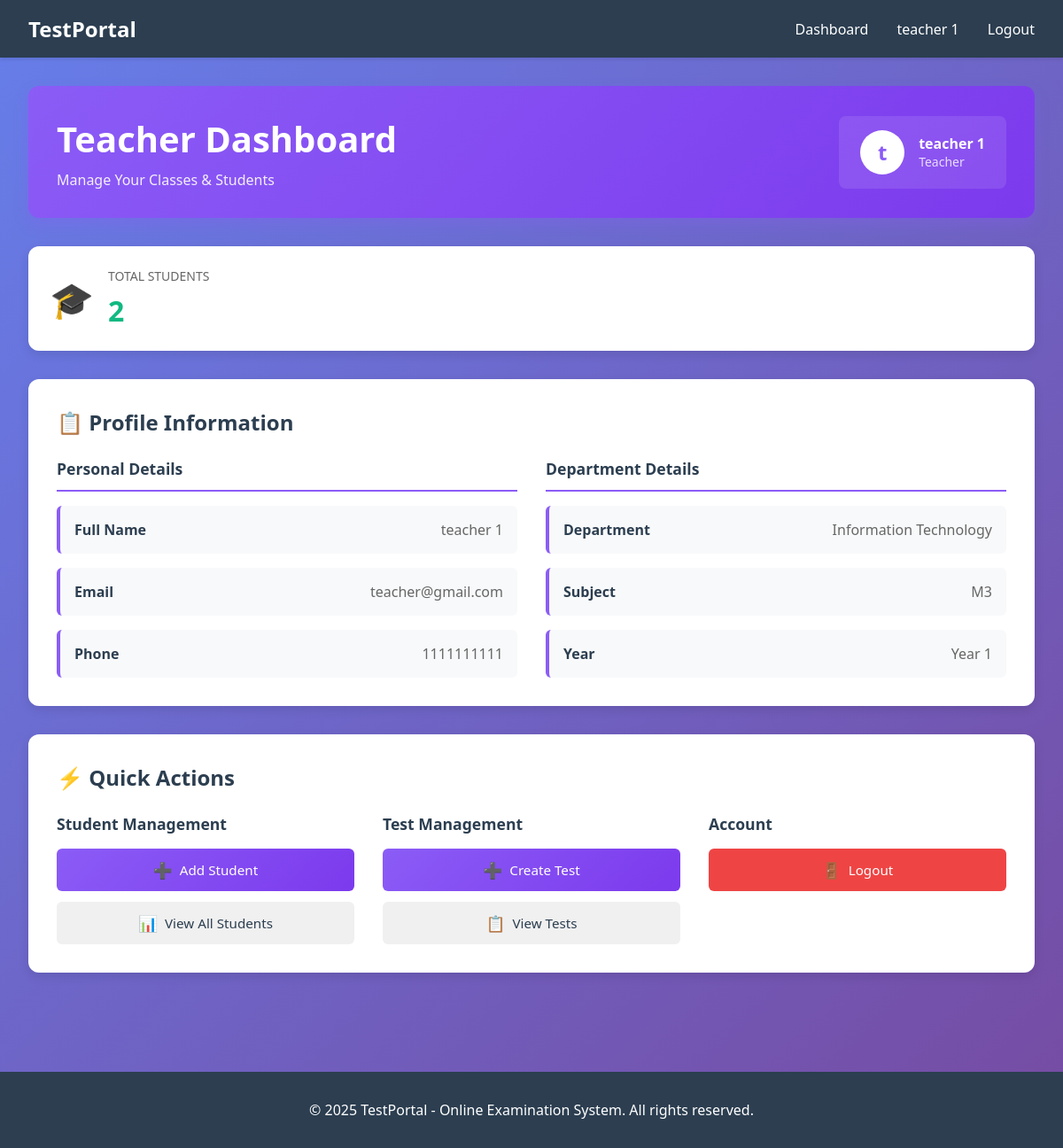
The app's page /accounts/teacher-dashboard/ (signed in) with its own data.
### accounts/models.py (models this page shows, shortened)
class User(AbstractUser):
    ROLE_CHOICES = (
        ('ADMIN', 'Admin'),
        ('HOD', 'HOD'),
        ('TEACHER', 'Teacher'),
        ('STUDENT', 'Student'),
    )
    role = models.CharField(max_length=20, choices=ROLE_CHOICES)
    groups = models.ManyToManyField(
        'auth.Group',
        verbose_name='groups',
        blank=True,
        related_name='custom_user_groups'
    )
    user_permissions = models.ManyToManyField(
        'auth.Permission',
        verbose_name='user permissions',
        blank=True,
        related_name='custom_user_permissions'
    )

class TeacherProfile(models.Model):
    user = models.OneToOneField(User, on_delete=models.CASCADE)
    department = models.CharField(max_length=100)
    year = models.IntegerField()
    subject = models.CharField(max_length=100)
    phone = models.CharField(max_length=15)

### accounts/views.py (the view)
# urls.py: path('teacher-dashboard/', views.teacher_dashboard, name='teacher_dashboard'),
@login_required(login_url='accounts:login')
def teacher_dashboard(request):
    try:
        teacher_profile = TeacherProfile.objects.get(user=request.user)
    except TeacherProfile.DoesNotExist:
        teacher_profile = None
    students = StudentProfile.objects.filter(
        department=teacher_profile.department,
        year=teacher_profile.year
    ) if teacher_profile else []
    context = {
        'teacher': request.user,
        'teacher_profile': teacher_profile,
        'students': students,
        'student_count': len(students)
    }
    return render(request, 'accounts/teacher_dashboard.html', context)

### templates/accounts/teacher_dashboard.html (shortened to what this page needs)
{% extends 'base.html' %}
{% block content %}
<div class="dashboard-container">
    <div class="dashboard-header">
        <div class="header-content">
            <div>
                <h1>Teacher Dashboard</h1>
                <p class="header-subtitle">Manage Your Classes & Students</p>
            </div>
            <div class="user-info">
                <div class="avatar">{{ teacher.first_name|first }}</div>
                <div>
                    <p class="user-name">{{ teacher.get_full_name }}</p>
                    <p class="user-role">Teacher</p>
                </div>
            </div>
        </div>
    </div>
    <div class="stats-grid">
        <div class="stat-box stat-student">
            <div class="stat-icon">🎓</div>
            <div class="stat-content">
                <p class="stat-label">Total Students</p>
                <h3 class="stat-number">{{ student_count }}</h3>
            </div>
        </div>
    </div>
    {% if teacher_profile %}
    <div class="content-card">
        <h2 class="card-title">📋 Profile Information</h2>
        <div class="profile-grid">
            <div class="profile-section">
                <h3>Personal Details</h3>
                <div class="profile-info">
                    <div class="info-row">
                        <span class="info-label">Full Name</span>
                        <span class="info-value">{{ teacher.get_full_name }}</span>
                    </div>
                    <div class="info-row">
                        <span class="info-label">Email</span>
                        <span class="info-value">{{ teacher.email }}</span>
                    </div>
                    <div class="info-row">
                        <span class="info-label">Phone</span>
                        <span class="info-value">{{ teacher_profile.phone }}</span>
                    </div>
                </div>
            </div>
            <div class="profile-section">
                <h3>Department Details</h3>
                <div class="profile-info">
                    <div class="info-row">
                        <span class="info-label">Department</span>
                        <span class="info-value">{{ teacher_profile.department }}</span>
                    </div>
                    <div class="info-row">
                        <span class="info-label">Subject</span>
                        <span class="info-value">{{ teacher_profile.subject }}</span>
                    </div>
                    <div class="info-row">
                        <span class="info-label">Year</span>
                        <span class="info-value">Year {{ teacher_profile.year }}</span>
                    </div>
                </div>
            </div>
        </div>
    </div>
    {% endif %}
    <div class="content-card">
        <h2 class="card-title">⚡ Quick Actions</h2>
        <div class="action-grid">
            <div class="action-group">
                <h4>Student Management</h4>
                <div class="button-group">
                    <a href="{% url 'accounts:teacher_add_student' %}" class="btn btn-primary">
                        <span class="btn-icon">➕</span> Add Student
                    </a>
                    <a href="{% url 'accounts:teacher_list_student' %}" class="btn btn-secondary">
                        <span class="btn-icon">📊</span> View All Students
                    </a>
                </div>
            </div>
            <div class="action-group">
                <h4>Test Management</h4>
                <div class="button-group">
                    <a href="{% url 'questions:create_test' %}" class="btn btn-primary">
                        <span class="btn-icon">➕</span> Create Test
                    </a>
                    <a href="{% url 'questions:test_list' %}" class="btn btn-secondary">
                        <span class="btn-icon">📋</span> View Tests
                    </a>
                </div>
            </div>
            <div class="action-group">
                <h4>Account</h4>
                <div class="button-group">
                    <a href="{% url 'accounts:logout' %}" class="btn btn-danger">
                        <span class="btn-icon">🚪</span> Logout
                    </a>
                </div>
            </div>
        </div>
    </div>
</div>
{% endblock %}

### templates/base.html (shortened to what this page needs)
<!DOCTYPE html>
<html lang="en">
<head>
</head>
<body>
    {% if user.is_authenticated %}
    <nav class="navbar">
        <div class="navbar-container">
            <h1>TestPortal</h1>
            <div class="navbar-links">
                <a href="{% url 'accounts:admin_dashboard' %}">Dashboard</a>
                <span>{{ user.get_full_name|default:user.username }}</span>
                <a href="{% url 'accounts:admin_logout' %}">Logout</a>
            </div>
        </div>
    </nav>
    {% endif %}
    <div class="container">
        {% block content %}{% endblock %}
    </div>
    <footer class="footer">
        <p>&copy; 2025 TestPortal - Online Examination System. All rights reserved.</p>
    </footer>
</body>
</html>

### templates/accounts/teacher_dashboard.html (style rules this page uses)
.dashboard-container { max-width: 1400px; margin: 0 auto; }
.dashboard-header { background: linear-gradient(135deg, #8b5cf6 0%, #7c3aed 100%); color: white; padding: 2rem; border-radius: 12px; margin-bottom: 2rem; box-shadow: 0 8px 16px rgba(139, 92, 246, 0.3); }
.header-content { display: flex; justify-content: space-between; align-items: center; }
.dashboard-header h1 { font-size: 2.5rem; margin-bottom: 0.5rem; }
.header-subtitle { font-size: 1rem; opacity: 0.9; }
.user-info { display: flex; align-items: center; gap: 1rem; background: rgba(255, 255, 255, 0.1); padding: 1rem 1.5rem; border-radius: 8px; }
.avatar { width: 50px; height: 50px; background: white; color: #8b5cf6; border-radius: 50%; display: flex; align-items: center; justify-content: center; font-size: 1.5rem; font-weight: bold; }
.user-name { margin: 0; font-weight: 600; }
.user-role { margin: 0; font-size: 0.875rem; opacity: 0.8; }
.stats-grid { display: grid; grid-template-columns: repeat(auto-fit, minmax(280px, 1fr)); gap: 1.5rem; margin-bottom: 2rem; }
.stat-box { background: white; padding: 1.5rem; border-radius: 12px; box-shadow: 0 4px 12px rgba(0, 0, 0, 0.1); display: flex; gap: 1rem; align-items: center; transition: transform 0.3s, box-shadow 0.3s; }
.stat-icon { font-size: 2.5rem; }
.stat-content { flex: 1; }
.stat-label { margin: 0; font-size: 0.875rem; color: #666; text-transform: uppercase; font-weight: 500; }
.stat-number { margin: 0.5rem 0 0; font-size: 2rem; font-weight: 700; color: #10b981; }
.content-card { background: white; padding: 2rem; border-radius: 12px; box-shadow: 0 4px 12px rgba(0, 0, 0, 0.1); margin-bottom: 2rem; }
.card-title { font-size: 1.5rem; margin: 0 0 1.5rem 0; color: #2c3e50; }
.profile-grid { display: grid; grid-template-columns: repeat(auto-fit, minmax(300px, 1fr)); gap: 2rem; }
.profile-section h3 { font-size: 1.1rem; color: #2c3e50; margin: 0 0 1rem 0; padding-bottom: 0.75rem; border-bottom: 2px solid #8b5cf6; }
.profile-info { display: grid; gap: 1rem; }
.info-row { display: flex; justify-content: space-between; align-items: center; padding: 1rem; background: #f8f9fa; border-radius: 6px; border-left: 4px solid #8b5cf6; }
.info-label { font-weight: 600; color: #2c3e50; min-width: 120px; }
.info-value { color: #666; flex: 1; text-align: right; }
.action-grid { display: grid; grid-template-columns: repeat(auto-fit, minmax(250px, 1fr)); gap: 2rem; }
.action-group h4 { margin: 0 0 1rem 0; color: #2c3e50; font-size: 1.1rem; }
.button-group { display: flex; flex-direction: column; gap: 0.75rem; }
.btn { display: inline-flex; align-items: center; gap: 0.5rem; padding: 0.75rem 1.25rem; border: none; border-radius: 6px; font-size: 0.95rem; text-decoration: none; cursor: pointer; transition: all 0.3s; font-weight: 500; text-align: center; justify-content: center; }
.btn-primary { background: linear-gradient(135deg, #8b5cf6 0%, #7c3aed 100%); color: white; }
.btn-secondary { background: #f0f0f0; color: #2c3e50; }
.btn-danger { background: #ef4444; color: white; }
.btn-icon { font-size: 1.1rem; }

### records on screen
User: get_full_name "teacher 1", first_name|first "t", email "teacher@gmail.com"
TeacherProfile: phone "1111111111", department "Information Technology", subject "M3", year "1"

### other values on screen
{{ student_count }} "2"
